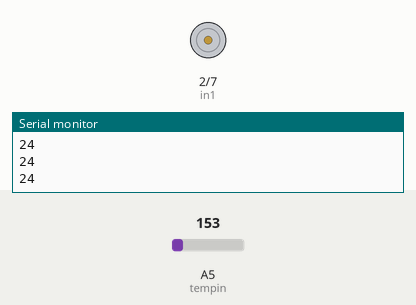
A sketch run on a simulated Arduino Uno, built with avr-gcc and run on an emulated ATmega328P. Shown: motor-driver pin pairs drawn as motors (green arrow = first pin HIGH = forward, orange = second pin HIGH = backward, longer = more drive, scaled by the enable pin), the last lines printed to the serial monitor. The inputs (shaded band) are chosen by the test bench; at power-on: A5 (tempin) = 153.

Above: at 1.3 s.
1.4 s: A5 (tempin) set to 163
At 2.7 s:
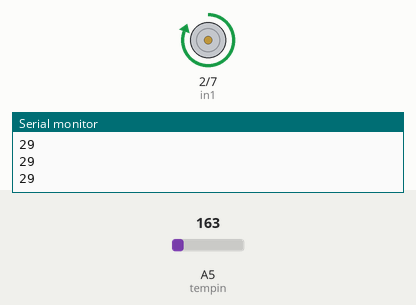
3.0 s: A5 (tempin) set to 133
At 4.0 s:
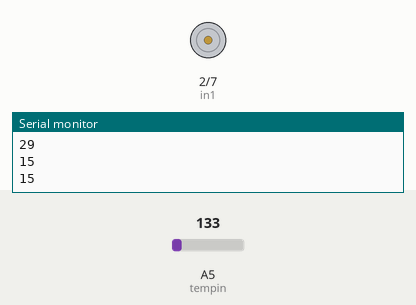
4.5 s: A5 (tempin) set to 165
At 5.2 s:
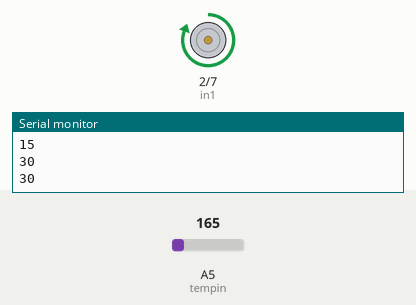
Timing chart, 0 to 7.5 s (numbered marks = the images above; inputs shaded):
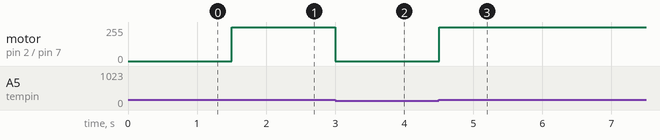

The sketch:

Temperature-Controlled_DC_MOTOR.ino
```cpp
int in1 = 2;
int in2 = 7;
int en  = 4;
int tempin=A5;
int tempval;
int dt=500;

void setup() {
  Serial.begin(9600);

  pinMode(in1, OUTPUT);
  pinMode(in2, OUTPUT);
  pinMode(en, OUTPUT);
  pinMode(tempin,INPUT);


}

void loop() {
  float voltage = analogRead(tempin) * (5.0 / 1023.0);
  tempval = (voltage - 0.5) * 100;
  Serial.println(tempval);

  if(tempval<25){
    digitalWrite(in1,LOW);
    digitalWrite(in2,LOW);
    analogWrite(en,0);

  }
  else if(tempval>=25 && tempval<35){
    digitalWrite(in1,HIGH);
    digitalWrite(in2,LOW);
    analogWrite(en,150);

  }
  else {
    digitalWrite(in1,HIGH);
    digitalWrite(in2,LOW);
    analogWrite(en,255);
  }
  delay(dt);


}
```

Measured:
- the behaviour switches between 153 and 154 on A5 (tempin) (found by bisection; images 0 and 1)
- after the input at 1.4 s, motor on pin 2 (in1) / pin 7 (in2): stopped → forward 255/255 after 0.10 s
- after the input at 3.0 s, motor on pin 2 (in1) / pin 7 (in2): forward 255/255 → stopped at once
- after the input at 4.5 s, motor on pin 2 (in1) / pin 7 (in2): stopped → forward 255/255 at once
